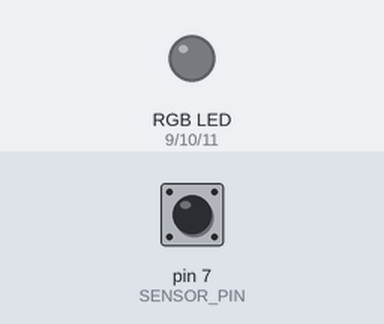
Bench run of a sketch on a simulated Arduino Uno, built with avr-gcc and run on an emulated ATmega328P. Shown: an RGB LED mixed from three pins (HIGH = lit). Inputs (shaded band) come from the test bench; at power-on: pin 7 (SENSOR_PIN) LOW. Random numbers use the default seed unless the sketch sets one.

Above: at 1.2 s.
1.3 s: pin 7 (SENSOR_PIN) driven HIGH
At 2.7 s:
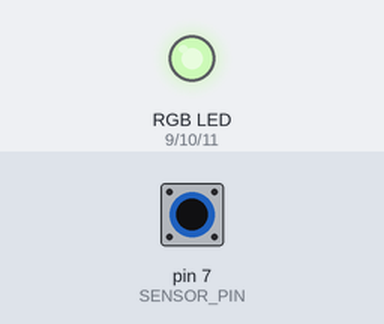
4.3 s: pin 7 (SENSOR_PIN) pulsed LOW 5 times (0.12 s each, 0.3 s apart)
At 6.7 s:
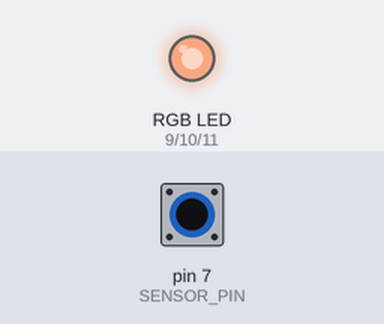
8.8 s: pin 7 (SENSOR_PIN) pulsed LOW 2 times (0.12 s each, 0.3 s apart)
At 9.2 s:
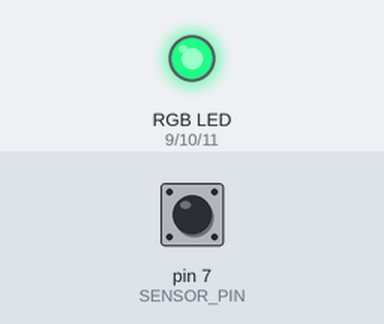
Timing chart, 0 to 12.9 s (numbered marks = the images above; inputs shaded):
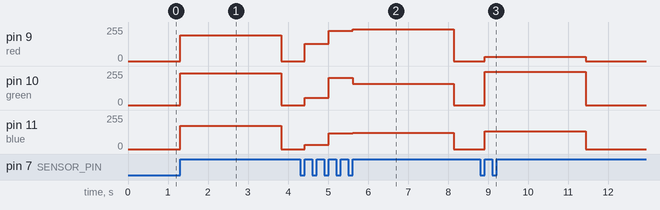

The sketch:

touch.ino
```cpp
#define red 9
#define green 10
#define blue 11
int t = 500;

const int SENSOR_PIN = 7;

int lastState = LOW;
int currentState;

int p = 2000;
int light = 0;

int r, g, b;

void setup()
{
  Serial.begin(9600);
  pinMode(SENSOR_PIN, INPUT);
}

void loop()
{
  currentState = digitalRead(SENSOR_PIN);
  if (lastState == LOW && currentState == HIGH) {
    light = 1;
    randomSeed(random(64));
    r =  random(64)*4 - 1;
    g =  random(64)*4 - 1;
    b =  random(64)*4 - 1;
    analogWrite(red, r);
    analogWrite(blue, b);
    analogWrite(green, g);
    p = 2000;
    delay(t);
  }

  lastState = currentState;
  if (light == 1) {
    p--;
    delay(1);
    if (p == 0) {
      analogWrite(red, 0);
      analogWrite(blue, 0);
      analogWrite(green, 0);
      light = 0;
    }
  }
}
```

Measured:
- after the input at 1.3 s, pin 9 (red): 0/255 → 195/255 at once, → 0/255 2.5 s later; pin 10 (green): 0/255 → 239/255 at once, → 0/255 2.5 s later; pin 11 (blue): 0/255 → 175/255 at once, → 0/255 2.5 s later
- after the input at 4.3 s, pin 9 (red): 0/255 → 131/255 after 0.12 s, → 227/255 0.60 s later, → 239/255 0.60 s later, → 0/255 2.5 s later; pin 10 (green): 0/255 → 55/255 after 0.12 s, → 203/255 0.60 s later, → 159/255 0.60 s later, → 0/255 2.5 s later
- after the input at 8.8 s, pin 9 (red): 0/255 → 31/255 after 0.12 s, → 0/255 2.5 s later; pin 10 (green): 0/255 → 251/255 after 0.12 s, → 0/255 2.5 s later; pin 11 (blue): 0/255 → 135/255 after 0.12 s, → 0/255 2.5 s later
